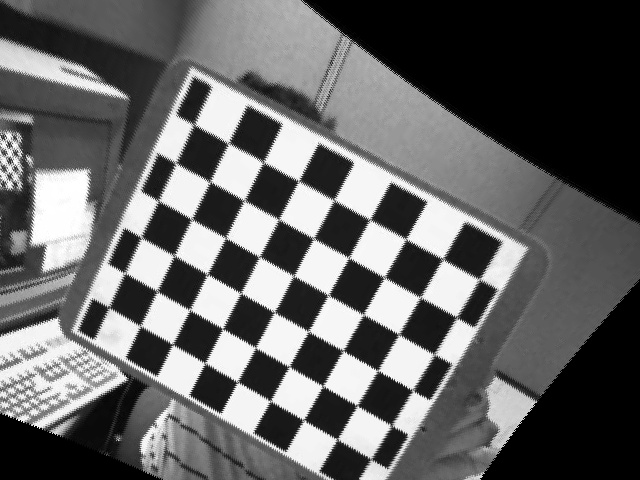
#> input picture output/calibration_binocular/rectifiedleft04.jpg, 640 x 480 px
$ python Disparity_SGBM.py
#> lines starting #> are read from the running program, lines starting #| are printed output that depends on the picture
import cv2
from matplotlib import pyplot as plt
import numpy as np
import time

start = time.clock()

# disparity settings
min_disp = 32
num_disp = 112 - min_disp
stereo = cv2.StereoSGBM_create(numDisparities=16, blockSize=15)


# do it
imgL = cv2.imread('output/calibration_binocular/rectifiedleft04.jpg', 0)
#> imgL is the input picture: shape (480, 640); min 0, max 255, mean 100.7
imgR = cv2.imread('output/calibration_binocular/rectifiedright04.jpg', 0)
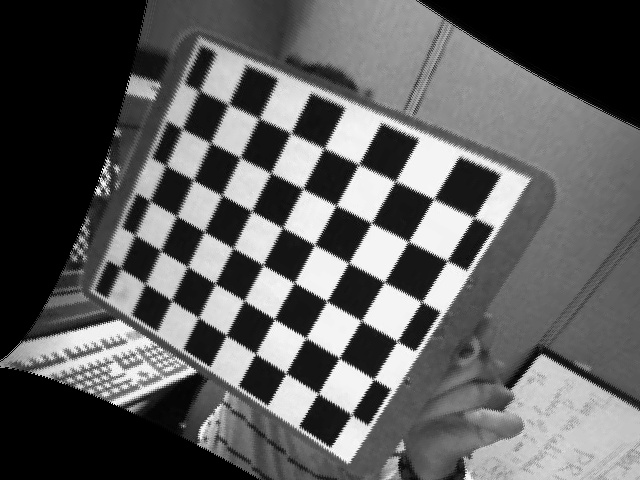
#> input picture output/calibration_binocular/rectifiedright04.jpg, 640 x 480 px
#> imgR is the input picture: shape (480, 640); min 0, max 255, mean 95.2

# disparity = stereo.compute(imgL, imgR)
disparity = stereo.compute(imgL, imgR).astype(np.float32) / 16.0
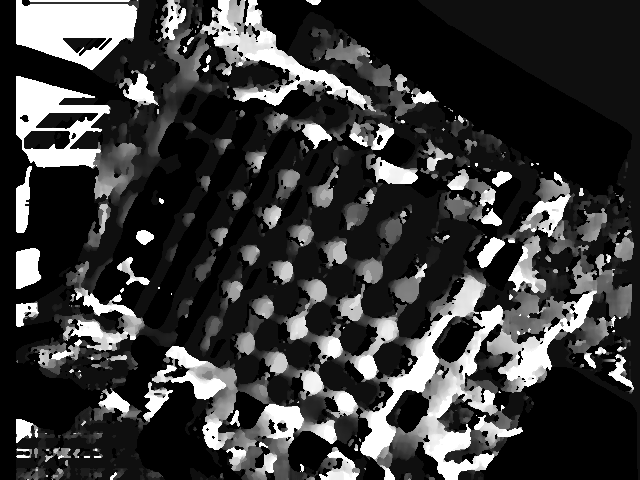
#> disparity: shape (480, 640) float32; min -1, max 15, mean 2.68; drawn with min black and max white
print("========================Left Disparity=========================")
print(disparity)
#> (printed output is left out)
plt.imshow(disparity, 'gray')
plt.savefig('output/Disparity/SGBMleft104.jpg')
plt.show()
print("========================Left Depth=========================")
disparity = (disparity-min_disp)/num_disp
print(disparity)
#> (printed output is left out)
plt.imshow(disparity, 'gray')
plt.savefig('output/Depth/SGBMleft104.jpg')
plt.show()

# cv2.imwrite('output/Disparity/SGBMleft04.jpg', disparity)


# disparity = stereo.compute(imgL, imgR)
disparity = stereo.compute(imgR, imgL).astype(np.float32) / 16.0
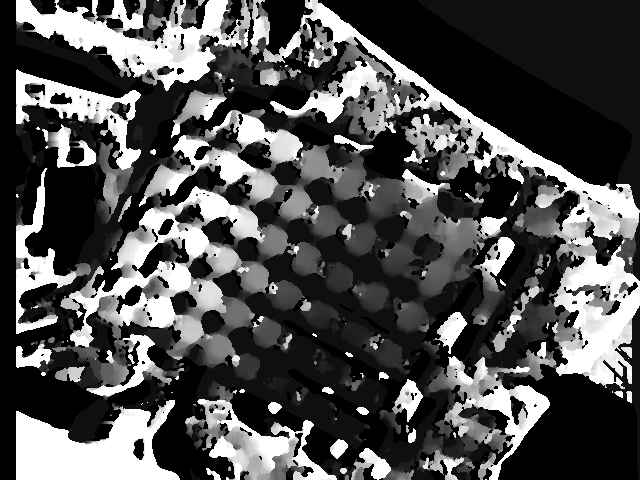
#> disparity: shape (480, 640) float32; min -1, max 15, mean 4.06; drawn with min black and max white
print("========================Right Disparity=========================")
print(disparity)
#> (printed output is left out)
plt.imshow(disparity, 'gray')
plt.savefig('output/Disparity/SGBMright104.jpg')
plt.show()
print("========================Right Depth=========================")
disparity = (disparity-min_disp)/num_disp
print(disparity)
#> (printed output is left out)
plt.imshow(disparity, 'gray')
plt.savefig('output/Depth/SGBMright104.jpg')
plt.show()

# cv2.imwrite('output/Disparity/SGBMright04.jpg', disparity)

end = time.clock()
print("time:" + str(end - start))
